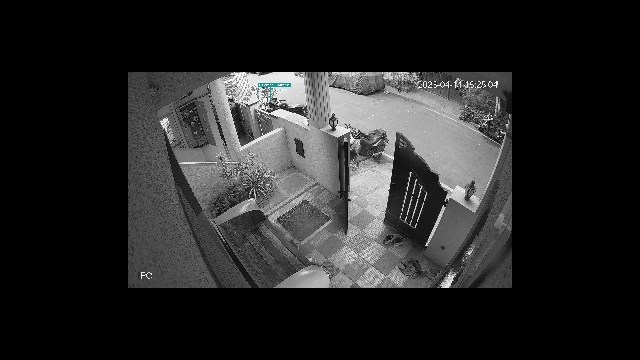
#> input picture cid_ref_full.jpg, 640 x 360 px, found by its file name
$ python blur_.py
#> lines starting #> are read from the running program, lines starting #| are printed output that depends on the picture
# [20 lines of commented-out code are left out]


import cv2
original = cv2.imread("/home/nivetheni/combined_pipeline/cid_ref_full.jpg", 3)
#> original is the input picture: shape (360, 640, 3); mean B, G, R 38.4, 38.4, 38.3
blurred = cv2.GaussianBlur(original, (25,25), 0)
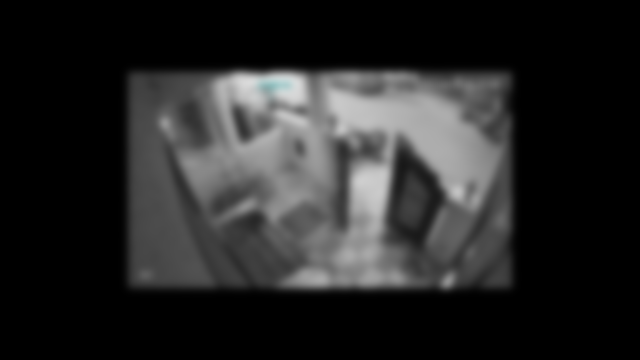
#> blurred: shape (360, 640, 3); mean B, G, R 38.4, 38.4, 38.3

original[0:500, 0:500] = blurred[0:360, 0:500]
cv2.imwrite('cvBlurredOutput.jpg', original)

$ run again, with cid_ref.jpg copied over cid_ref_full.jpg
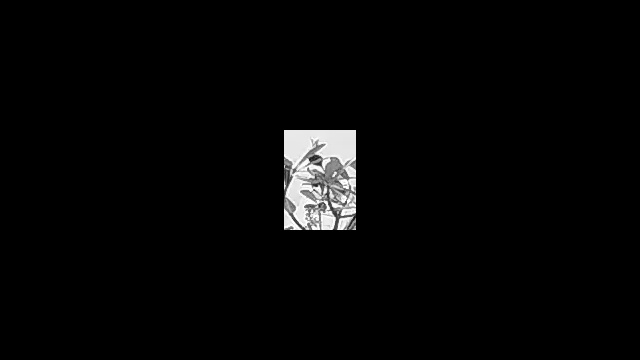
#> input picture cid_ref.jpg, 640 x 360 px, found by its file name
#> original is the input picture: shape (360, 640, 3); min 0, max 255, mean 5.9
#> `blurred = cv2.GaussianBlur(original, (25,25), 0)`:
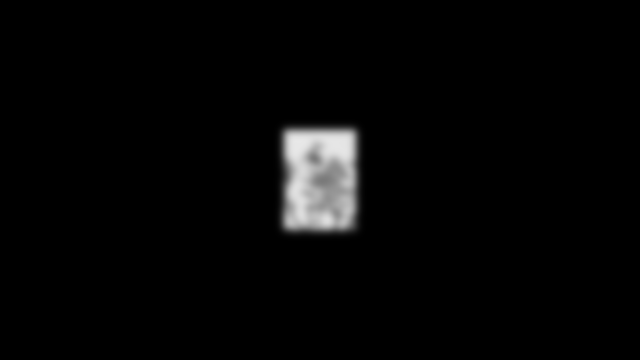
#> blurred: shape (360, 640, 3); min 0, max 232, mean 5.9
